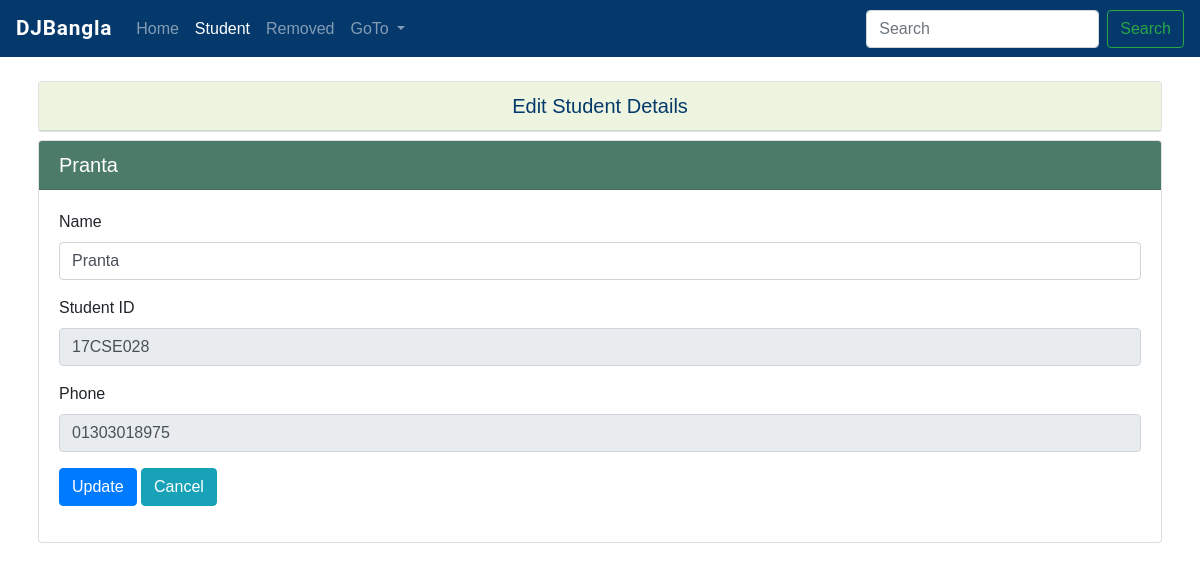
Page /crudsearch/student_edit/1/ on the earlier database version.
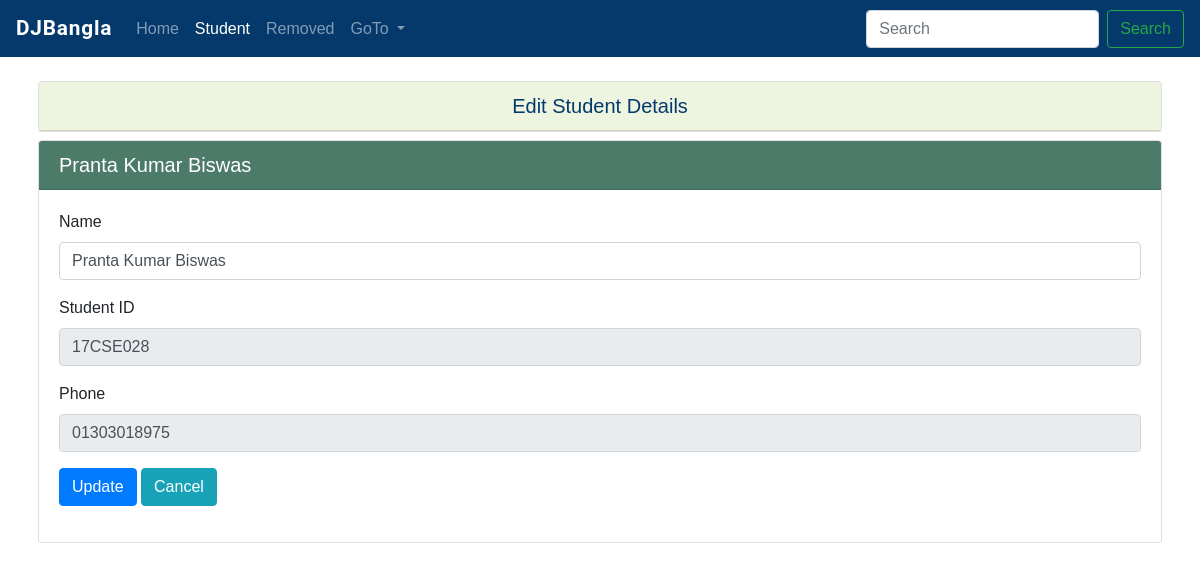
Same page on the later database version.
### crudsearch/models.py (models this page shows, shortened)
class Student(models.Model):
    name = models.CharField( max_length=50)
    student_id = models.CharField(max_length=50, unique = True)
    phone = models.CharField(max_length=50)

### crudsearch/views.py (the view, shortened to what this page needs)
# urls.py: path('student_edit/<int:id>/',views.crudsearch_student_edit, name="crudsearch_student_edit"),
def crudsearch_student_edit(request, id):
    result = Student.objects.get(pk=id)
    diction = {'result':result}
    string_id = str(id)
    return render(request, 'crudsearch/student_edit.html', context=diction)

### templates/crudsearch/student_edit.html (shortened to what this page needs)
{% extends 'crudsearch/base.html' %}
{% block studentactive %}
    active
{% endblock studentactive %}
{% block body %}
<div class="container p-2">
    <div class="row">
        <div class="col-md-12 col-sm-12">
            <div class="card mt-3 mb-2">
                <div class="card-header mycardheader1">
                    <h5 class="text-center">Edit Student Details</h5>
                </div>
            </div>
        </div>
    </div>
    <div class="card">
        <div class="card-header mycardheader">
            <h5>{{result.name}}</h5>
        </div>
        <div class="card-body">
            <form action="" method="POST">
                <div class="form-group">
                    <label>Name</label>
                    <input type="text" class="form-control" name="name" placeholder="Name" value="{{ result.name }}">
                    <label class="mt-3">Student ID</label>
                    <input type="text" class="form-control"  value="{{ result.student_id }}" readonly>
                    <label class="mt-3">Phone</label>
                    <input type="text" class="form-control mb-3"  placeholder="Phone" value="{{ result.phone }}" readonly>
                    <button class="btn btn-primary">Update</button><span>
                        <a href="{% url 'crudsearch_student' %}" class="btn btn-info">Cancel</a>
                    </span>
                </div>
        </form>
        </div>
    </div>
        <br><br>
    </div>
{% endblock body %}

Differences in the rows shown:
changed Student "17CSE028": name "Pranta" → "Pranta Kumar Biswas"
